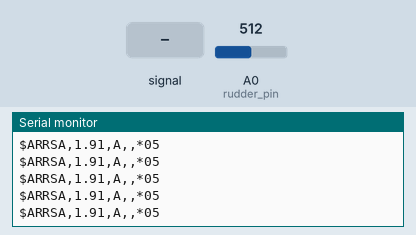
Recording of a sketch running on a simulated Arduino Uno, built with avr-gcc and run on an emulated ATmega328P. On the bench: the last lines printed to the serial monitor. The test bench sets the inputs (shaded band); at power-on: A0 (rudder_pin) = 512. Sleep ends after the set time or at an interrupt.

Above: at 1.2 s.
1.3 s: A0 (rudder_pin) fed a 200 Hz sine of ±81 counts around its level
At 2.2 s:
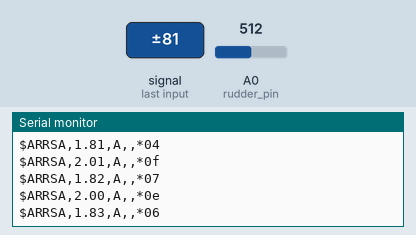
3.1 s: A0 (rudder_pin) set to 0
At 4.2 s:
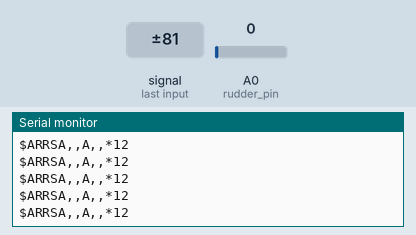
6.1 s: A0 (rudder_pin) set to 110
At 6.27 s:
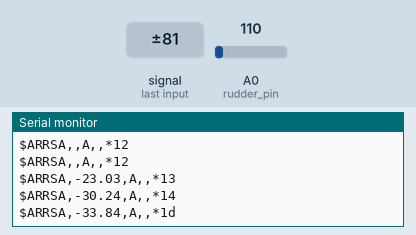
Timing chart, 0 to 9.1 s (numbered marks = the images above; inputs shaded):
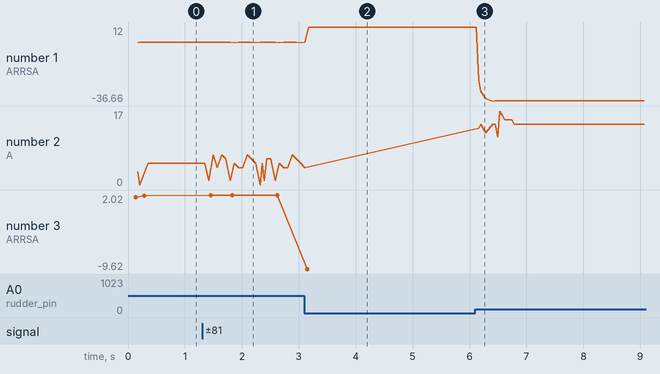

The sketch:

rudder.ino
```cpp
// (licence header left out)
#include <Arduino.h>
#include <stdint.h>
#include <HardwareSerial.h>

#include <avr/wdt.h>
#include <avr/sleep.h>
#include <avr/boot.h>
#include <util/delay.h>

/*
This program just reads the analog rudder position on A0 and reports
the result over serial at 38400 baud.

The regular motor controller can do this and much more, this is for
a standalone rudder feedback.   Usually the motor controller should
be used for rudder feedback because of quicker reaction time
*/

// run at 4mhz instead of 16mhz to save power,
// and to be able to measure lower current from the shunt

#define DIV_CLOCK 4  // 1 for 16mhz, 2 for 8mhz, 4 for 4mhz

#define rudder_pin A0 // rudder on A0

// the mlx90316 used does not have a full range
uint16_t min_rudder_reading = 300;
uint16_t max_rudder_reading = 900;

float rudder_range = 80; // total angular range to report in rudder messages

#include <stdarg.h>
void debug(char *fmt, ... ){
    char buf[128]; // resulting string limited to 128 chars
    va_list args;
    va_start (args, fmt );
    vsnprintf(buf, 128, fmt, args);
    va_end (args);
    Serial.print(buf);
}

const uint8_t defmux = _BV(REFS0); // 5v (ratiometric)

void setup()
{
#if DIV_CLOCK==4
    CLKPR = _BV(CLKPCE);
    CLKPR = _BV(CLKPS1); // divide by 4
#elif DIV_CLOCK==2
    CLKPR = _BV(CLKPCE);
    CLKPR = _BV(CLKPS0); // divide by 2
#elif DIV_CLOCK!=1
    #error "invalid DIV_CLOCK"
#endif
    // Disable all interrupts
    cli();

/* Clear MCU Status Register. Not really needed here as we don't need to know why the MCU got reset. page 44 of datasheet */
    MCUSR = 0;

/* Disable and clear all Watchdog settings. Nice to get a clean slate when dealing with interrupts */

    WDTCSR = (1<<WDCE)|(1<<WDE);

    // interrupt in 1/4th second
    WDTCSR = (1<<WDIE) | (1<<WDP2);
    sei();

    Serial.begin(38400*DIV_CLOCK);

    // read fuses, and report this as flag if they are wrong
    uint8_t lowBits      = boot_lock_fuse_bits_get(GET_LOW_FUSE_BITS);
    uint8_t highBits     = boot_lock_fuse_bits_get(GET_HIGH_FUSE_BITS);
    uint8_t extendedBits = boot_lock_fuse_bits_get(GET_EXTENDED_FUSE_BITS);
    uint8_t lockBits     = boot_lock_fuse_bits_get(GET_LOCK_BITS);
    if(lowBits != 0xFF || highBits != 0xda ||
       (extendedBits != 0xFD && extendedBits != 0xFC) || lockBits != 0xCF)
        Serial.print("Warning, fuses set wrong, flash may become corrupted");


    set_sleep_mode(SLEEP_MODE_IDLE); // wait for serial

    pinMode(A0, INPUT);
    digitalWrite(A0, LOW);

    _delay_us(100); // time to settle

#if 1
    // setup adc
    DIDR0 = 0x3f; // disable all digital io on analog pins
    ADMUX = defmux; // 5v

    ADCSRA = _BV(ADEN) | _BV(ADIE); // enable adc with interrupts
#if DIV_CLOCK==4
//    ADCSRA |= _BV(ADPS2) | _BV(ADPS1); // divide clock by 64
    ADCSRA |= _BV(ADPS0); // divide clock by 64
//    ADCSRA |= _BV(ADPS0) |  _BV(ADPS1) | _BV(ADPS2); // divide clock by 128
#else
    ADCSRA |= _BV(ADPS0) |  _BV(ADPS1) | _BV(ADPS2); // divide clock by 128
#endif
    ADCSRA |= _BV(ADSC); // start conversion
#endif
}


enum {RUDDER, CHANNEL_COUNT};
const uint8_t muxes[] = {0};

volatile struct adc_results_t {
    uint32_t total;
    uint16_t count;
} adc_results[CHANNEL_COUNT];

uint16_t adc_counter;
uint8_t adc_cnt;

// take 4 channels, 4 samples of each using last sample,
// except for current, 50 samples, discarding first 3
// total 62 measurements, each measurement takes 13 cycles,
// channel change takes 12 cycles, total is 854 cycles,
// 16mhz / 128 / 854 = 146 samples/s, except for current,
// has 6862 samples/s
ISR(ADC_vect)
{
    ADCSRA |= _BV(ADSC); // enable conversion
    uint16_t adcw = ADCW;
    if(++adc_cnt <= 3) // discard first few readings after changing channel
        return;

    if(adc_results[adc_counter].count < 4000) {
        adc_results[adc_counter].total += adcw;
        adc_results[adc_counter].count++;
    }

    if(adc_cnt < 16) // take more samples for rudder, if sampled
        return;

    // advance to next channel
    adc_cnt = 0;

    if(++adc_counter >= CHANNEL_COUNT)
        adc_counter=0;

    ADMUX = defmux | muxes[adc_counter];
}

// return value from 0-16368
uint16_t TakeADC(uint8_t index)
{
    uint32_t t, c;
    cli();
    t = adc_results[index].total;
    c = adc_results[index].count;
    adc_results[index].total = 0;
    adc_results[index].count = 0;
    sei();
    if(c == 0)
        return 0;

    uint32_t avg = 16 * t / c;
    return avg; // multiply by 16 to keep less significant bits
}

uint16_t TakeRudder()
{
    // 16 bit value for rudder
    return TakeADC(RUDDER) * 4;
}

ISR(WDT_vect)
{
    wdt_reset();
    wdt_disable();
    delay(50);
    asm volatile ("ijmp" ::"z" (0x0000));
}

uint8_t checksum(const char *buf)
{
    uint8_t cksum = 0;
    for(uint8_t i=0; i<strlen(buf); i++)
        cksum ^= buf[i];
    return cksum;
}

void send_nmea(const char *buf)
{
  char buf2[128];
  snprintf(buf2, sizeof buf2, "$%s*%02x\r\n", buf, checksum(buf));
  Serial.print(buf2);
}

static uint16_t lastt;
static float lp_rudder;

void loop()
{
    wdt_reset(); // strobe watchdog

    int t = millis();
    uint16_t period = t-lastt;
    if(period > 100/DIV_CLOCK) {// output after 100 milliseconds
        lastt += 100/DIV_CLOCK;
        //Serial.println(adc_results[0].count);

        uint16_t v = TakeRudder();

        uint16_t min_rudder_reading = 5000;
        uint16_t max_rudder_reading = 58000;

        char buf[20];
        if(v > min_rudder_reading && v < max_rudder_reading) {

            float rudder = float(v - min_rudder_reading) / (max_rudder_reading - min_rudder_reading);
            rudder =  (rudder - 0.5) * rudder_range;
            lp_rudder = .5*lp_rudder + .5*rudder; // slight filter

            snprintf(buf, sizeof buf, "ARRSA,%d.%02d,A,,", (int)lp_rudder,
                     (uint16_t)(lp_rudder*100.0)%100U);
        } else
            strcpy(buf, "ARRSA,,A,,");
        send_nmea(buf);
    }

    set_sleep_mode(SLEEP_MODE_IDLE);
    sleep_enable();
    sleep_cpu();
}
```

Measured:
- after the input at 1.3 s, the serial monitor: prints a new line after 0.08 s (image 1)
- after the input at 3.1 s, the serial monitor: prints a new line after 0.05 s (image 2)
- after the input at 6.1 s, the serial monitor: prints a new line after 0.06 s (image 3)
- plotted number 1: 1.91 → 1.8 after the input at 1.3 s, 1.8 → 12 after the input at 3.1 s, 12 → -36.44 after the input at 6.1 s
- plotted number 2: 4 → 14 after the input at 6.1 s
- plotted number 3: 1.89 → 1.98 after the input at 1.3 s, 1.98 → -9.62 after the input at 3.1 s
